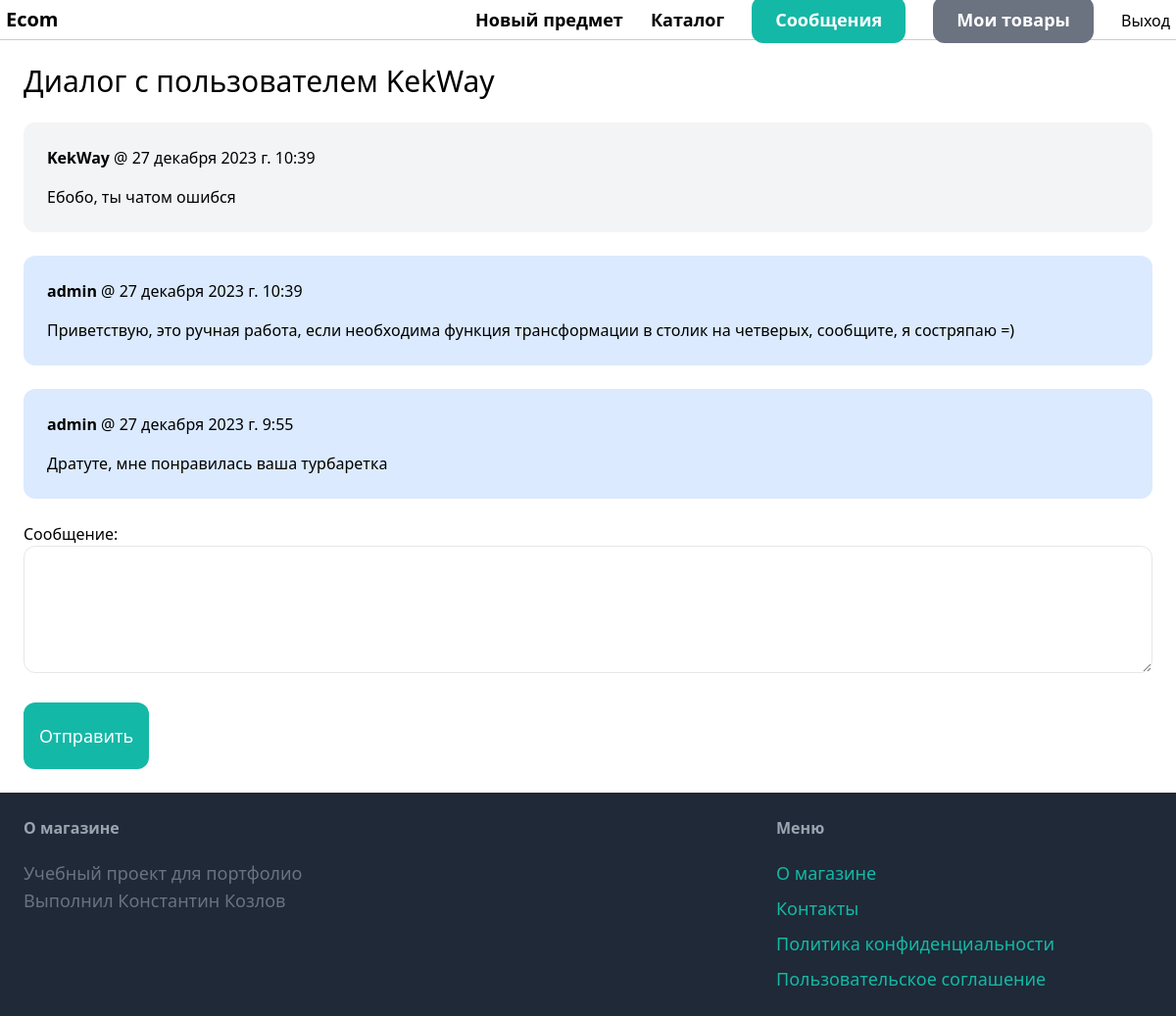
The page /inbox/1/ (signed in) on the database its author committed.
### conversation/models.py (models this page shows)
class ConversaitonMessage(models.Model):
    conversation = models.ForeignKey(Conversation, related_name='messages', on_delete=models.CASCADE)
    content = models.TextField()
    created_at = models.DateTimeField(auto_now_add=True)
    created_by = models.ForeignKey(User, on_delete=models.CASCADE)
    class Meta:
        verbose_name = 'conversation message'
        verbose_name_plural = 'conversation messages'
        ordering = ('-created_at',)

### conversation/views.py (the view)
# urls.py: path('<int:pk>/', views.detail, name='detail'),
@login_required
def detail(request, pk):
    conversation = Conversation.objects.filter(members__in=[request.user.id]).get(pk=pk)
    if request.method == 'POST':
        form = ConversationMessageForm(request.POST)
        if form.is_valid():
            conversation_message = form.save(commit=False)
            conversation_message.conversation = conversation
            conversation_message.created_by = request.user
            conversation_message.save()
            conversation.save()
            return redirect("conversation:detail", pk=pk)
    else:
        form = ConversationMessageForm()
    return render(request, 'conversation/detail.html', {
        'conversation': conversation, 'form': form
    })

### conversation/forms.py
class ConversationMessageForm(forms.ModelForm):
    class Meta:
        model = ConversaitonMessage
        fields = ['content',]
        labels = {
            'content': 'Сообщение',
        }
        widgets = {
            'content': forms.Textarea(attrs={'class': 'w-full py-4 px-6 rounded-xl border', 'rows': 4}),
        }

### conversation/templates/conversation/detail.html (shortened to what this page needs)
{% extends 'core/base.html' %}
{% block content %}
    <h1 class="mb-6 text-3xl">Диалог с пользователем
        {% for member in conversation.members.all %}
        {% if member != request.user %}
        {{ member.username }}
        {% endif %}
        {% endfor %}
    </h1>
    <div class="space-y-6">
        {% for message in conversation.messages.all %}
        <div class="p-6 flex
                    {%  if message.created_by == request.user %}
                        bg-blue-100
                    {% else %}
                        bg-gray-100
                    {% endif %} rounded-xl">
            <div>
                <p class="mb-4"><strong>{{ message.created_by.username }}</strong> @ {{ message.created_at }}</p>
                <p>{{ message.content }}</p>
            </div>
        </div>
        {% endfor %}
    </div>
    <form method="post" action="." class="mt-6">
        {{ form.as_p}}
            <button class="mt-6 px-4 py-5 text-lg bg-teal-500 hover:bg-teal-700 rounded-xl text-white">Отправить</button>
    </form>
{% endblock %}

### rows shown on the page
ConversaitonMessage: created_by.username "KekWay", created_at "27 декабря 2023 г. 10:39", content "Ебобо, ты чатом ошибся"
ConversaitonMessage: created_by.username "admin", created_at "27 декабря 2023 г. 10:39", content "Приветствую, это ручная работа, если необходима функция трансформации в столик на четверых, сообщите, я состряпаю =)"
ConversaitonMessage: created_by.username "admin", created_at "27 декабря 2023 г. 9:55", content "Дратуте, мне понравилась ваша турбаретка"

### other values the page prints
{{ member.username }} "KekWay"
